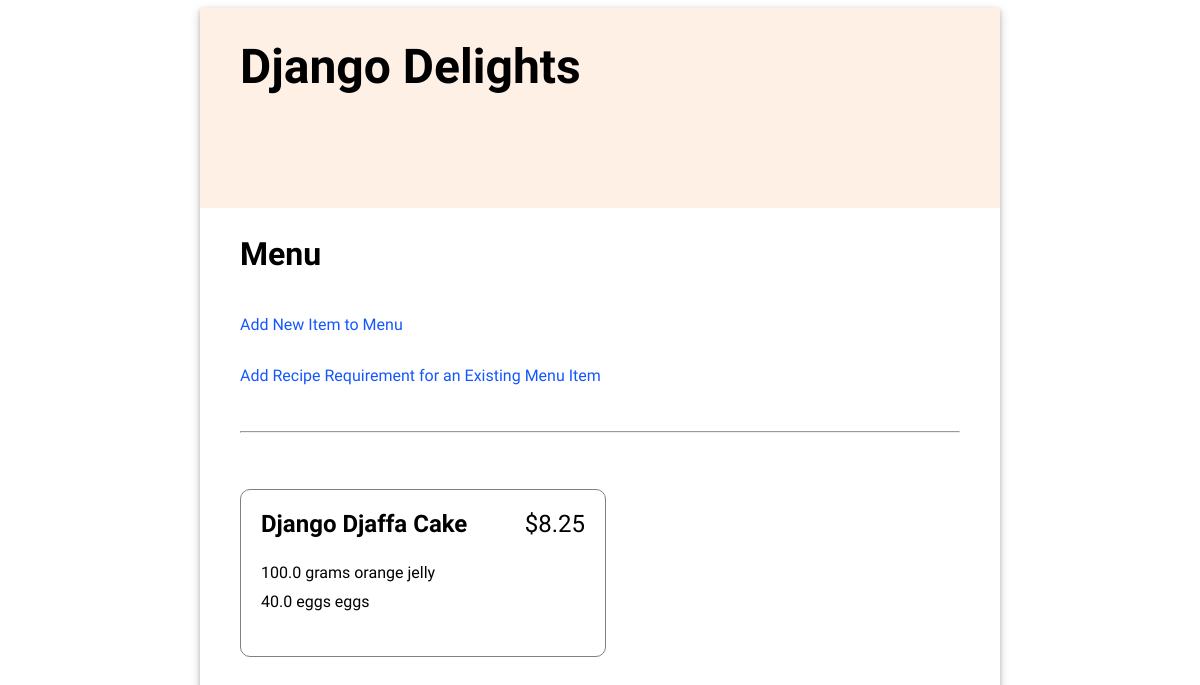
/menu/, run on an earlier commit of the app's database.
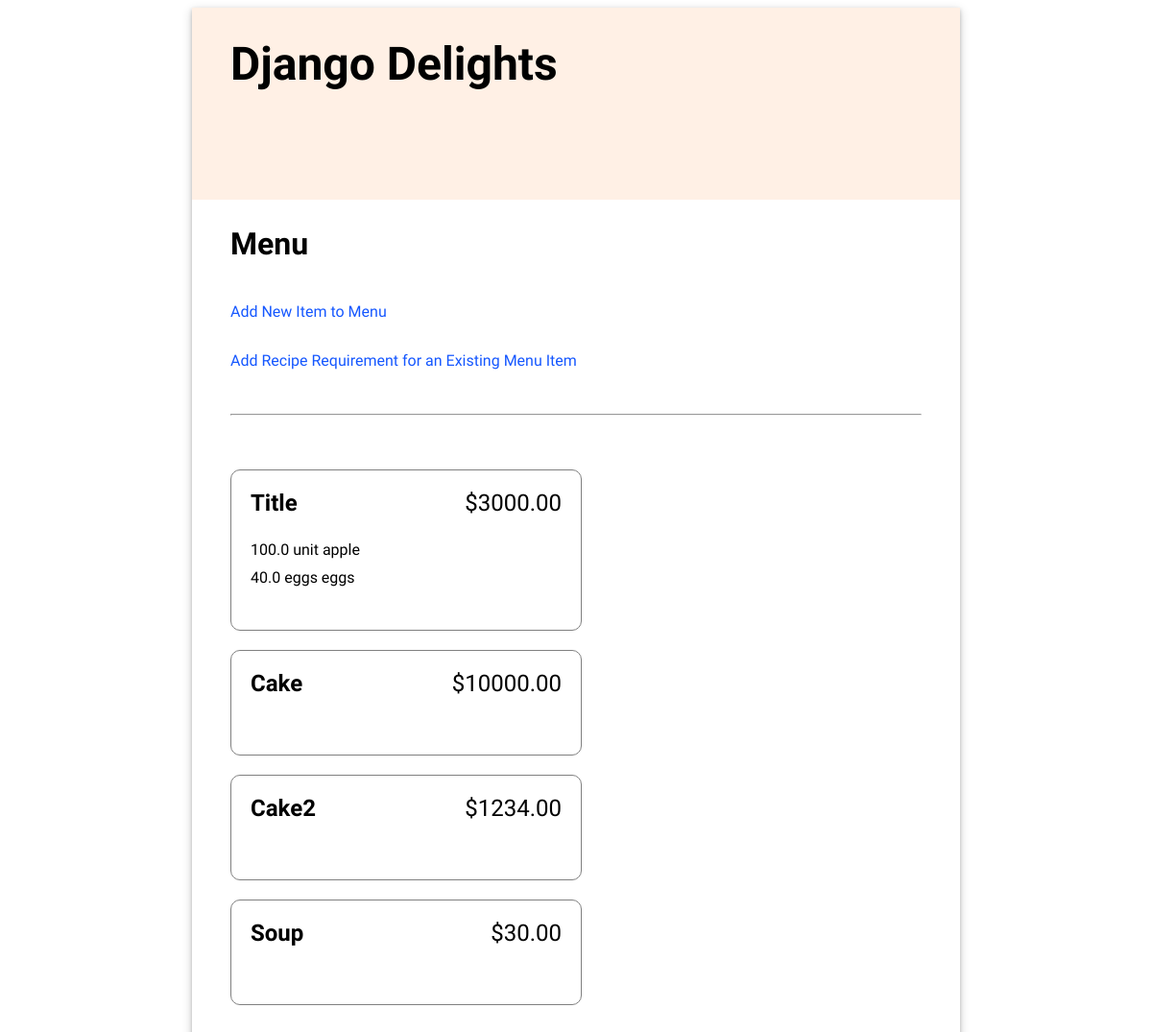
And on a later commit of the database.
### inventory/models.py (models this page shows, shortened)
class MenuItem(models.Model):
    title = models.CharField(max_length=200, unique=True)
    price = models.FloatField(default=0.00)

class RecipeRequirement(models.Model):
    menu_item = models.ForeignKey(MenuItem, on_delete=models.CASCADE)
    ingredient = models.ForeignKey(Ingredient, on_delete=models.CASCADE)
    quantity = models.FloatField(default=0)

class Ingredient(models.Model):
    name = models.CharField(max_length=200, unique=True)
    quantity = models.FloatField(default=0)
    unit = models.CharField(max_length=200)
    price_per_unit = models.FloatField(default=0)

### inventory/views.py (the view)
# urls.py: path('menu/', views.MenuList.as_view(), name="menu"),
class MenuList(generic.ListView):
    template_name = "inventory/menu_list.html"
    model = MenuItem

### inventory/templates/inventory/menu_list.html (shortened to what this page needs)
{% extends 'base.html' %}
{% load static %}
{% block content %}
    <h2>Menu</h2>
    <p><a href="{% url 'add_menu_item' %}">Add New Item to Menu</a></p>
    <p><a href="{% url 'add_recipe_requirement' %}">Add Recipe Requirement for an Existing Menu Item</a></p>
    <hr/>
    <ul class="menu-items">
    {% for menu_item in object_list %}
        <li>
            <div class="menu-item-header">
                <div class="menu-item-title">{{ menu_item.title }}</div>
                <div class="menu-item-price">${{ menu_item.price|stringformat:".2f" }}</div>
            </div>
            <ul class="menu-item-ingredients">
                {% for recipe_requirement in menu_item.reciperequirement_set.all %}
                <li>{{ recipe_requirement.quantity }} {{recipe_requirement.ingredient.unit }} {{ recipe_requirement.ingredient.name }}</li>
                {% endfor %}
            </ul>
        </li>
    {% endfor %}
    </ul>
{% endblock %}

What changed in the data, as far as the page shows it:
changed MenuItem: title "Django Djaffa Cake" → "Title"; price "8.25" → "3000.00"
changed through a linked row, RecipeRequirement: ingredient.unit "grams" → "unit"; ingredient.name "orange jelly" → "apple"
added MenuItem: title "Cake", price "10000.00"
added MenuItem: title "Cake2", price "1234.00"
added MenuItem: title "Soup", price "30.00"
